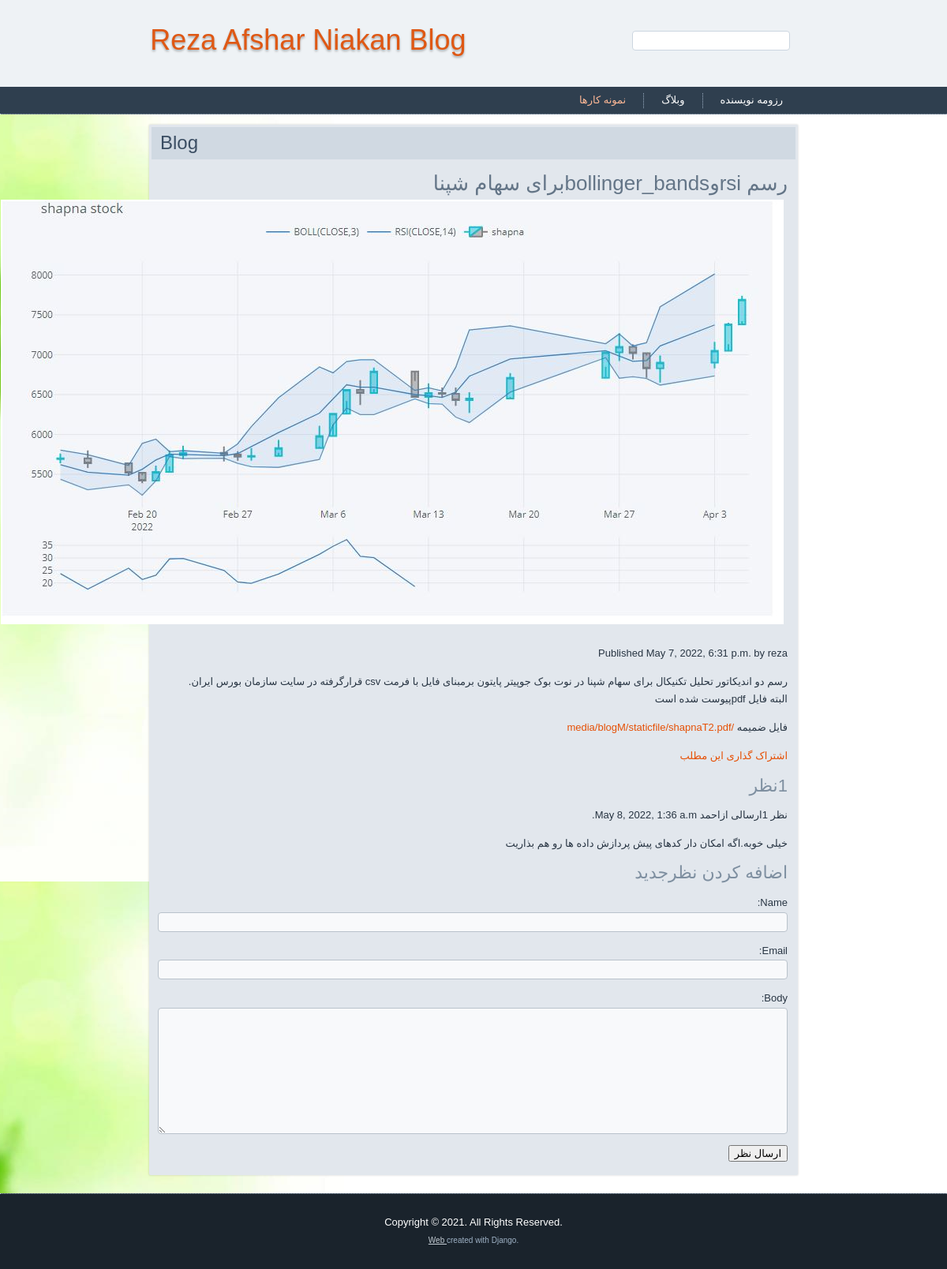
/2022/5/7/rsi-obollinger_bandsbr-shapna/, run on the app's committed database.
### blogM/models.py (models this page shows, shortened)
class Post(models.Model):
    STATUS_CHOICES = (
        ('draft', 'Draft'),
        ('published', 'Published'),)
    title = models.CharField(max_length=250)
    slug = models.SlugField(max_length=250,
    unique_for_date='publish')
    author = models.ForeignKey(User,
    on_delete=models.CASCADE,
    related_name='blog_posts')
    body = models.TextField()
    image = models.ImageField(upload_to='blogM/images/')
    file=models.FileField(upload_to ='blogM/staticfile/',blank=True)
    publish = models.DateTimeField(default=timezone.now)
    created = models.DateTimeField(auto_now_add=True)
    updated = models.DateTimeField(auto_now=True)
    status = models.CharField(max_length=10,
    choices=STATUS_CHOICES,default='draft')
    class Meta:
        ordering = ('-publish',)
    objects = models.Manager()
    published = PublishedManager()

class Comment(models.Model):
    post = models.ForeignKey(Post,on_delete=models.CASCADE,related_name='comments')
    name = models.CharField(max_length=80)
    email = models.EmailField()
    body = models.TextField()
    created = models.DateTimeField(auto_now_add=True)
    updated = models.DateTimeField(auto_now=True)
    active = models.BooleanField(default=False)
    class Meta:
        ordering = ('created',)

### blogM/views.py (the view)
# urls.py: path('<int:year>/<int:month>/<int:day>/<slug:post>/',views.post_detail,name='post_detail'),
def post_detail(request, year, month, day, post):
    post = get_object_or_404(Post, slug=post,status='published', publish__year= year, publish__month= month, publish__day= day)
    comments = post.comments.filter(active=True)
    new_comment = None
    if request.method == 'POST':
        comment_form = CommentForm(data=request.POST)
        if comment_form.is_valid():
            new_comment = comment_form.save(commit=False)
            new_comment.post = post
            new_comment.save()
    else:
        comment_form = CommentForm()
    return render(request,'blog/post/detail.html',{'post': post,'comments': comments,'new_comment': new_comment,'comment_form': comment_form})

### blogM/forms.py
class CommentForm(forms.ModelForm):
    class Meta:
        model = Comment
        fields = ('name', 'email', 'body')

### blogM/templates/blog/post/detail.html (shortened to what this page needs)
{% extends "blog/base.html" %}
{% block content %}
<h1>{{ post.title }}</h1>
{% if post.image.url  %}
<img src="{{ post.image.url }}" >
{% endif %}
<p class="date">
Published {{ post.publish }} by {{ post.author }}
</p>
{{ post.body|linebreaks }}
<p>
{% if post.file  %}
<p>
فایل ضمیمه
        <a href="{{ post.file.url }}">{{ post.file.url }}</a>
</p>
{% endif %}
<a href="{% url "blogm:post_share" post.id %}">
اشتراک گذاری این مطلب
</a>
</p>
{% with comments.count as total_comments %}
<h2>
{{ total_comments }}نظر
</h2>
{% endwith %}
{% for comment in comments %}
<div class="comment">
<p class="info">
نظر {{ forloop.counter }}ارسالی از{{ comment.name }}
{{ comment.created }}
</p>
{{ comment.body|linebreaks }}
</div>
{% empty %}
<p>هنوزنظری نداده اید</p>
{% endfor %}
{% if new_comment %}
<h2>پیام شما ارسال شد بعد از تایید منتشر می شود</h2>
{% else %}
<h2>اضافه کردن نظرجدید</h2>
<form method="post">
{{ comment_form.as_p }}
<p><input type="submit" value="ارسال نظر"></p>
</form>
{% endif %}
{% endblock %}

### portfolio/static/style.css (style rules this page uses)
h1, h2, h3, h4, h5, h6, p, a, ul, ol, li { margin: 0; padding: 0; }
.art-postcontent, .art-postcontent li, .art-postcontent table, .art-postcontent a, .art-postcontent a:link, .art-postcontent a:visited, .art-postcontent a.visited, .art-postcontent a:hover, .art-postcontent a.hovered { font-family: Arial, 'Arial Unicode MS', Helvetica, Sans-Serif; line-height: 175%; }
.art-postcontent p { margin: 13px 0; }
.art-postcontent h1, .art-postcontent h1 a, .art-postcontent h1 a:link, .art-postcontent h1 a:visited, .art-postcontent h1 a:hover, .art-postcontent h2, .art-postcontent h2 a, .art-postcontent h2 a:link, .art-postcontent h2 a:visited, .art-postcontent h2 a:hover, .art-postcontent h3, .art-postcontent h3 a, .art-postcontent h3 a:link, .art-postcontent h3 a:visited, .art-postcontent h3 a:hover, .art-postcontent h4, .art-postcontent h4 a, .art-postcontent h4 a:link, .art-postcontent h4 a:visited, .art-postcontent h4 a:hover, .art-postcontent h5, .art-postcontent h5 a, .art-postcontent h5 a:link, .art-postcontent h5 a:visited, .art-postcontent h5 a:hover, .art-postcontent h6, .art-postcontent h6 a, .art-postcontent h6 a:link, .art-postcontent h6 a:visited, .art-postcontent h6 a:hover, .art-blockheader .t, .art-blockheader .t a, .art-blockheader .t a:link, .art-blockheader .t a:visited, .art-blockheader .t a:hover, .art-vmenublockheader .t, .art-vmenublockheader .t a, .art-vmenublockheader .t a:link, .art-vmenublockheader .t a:visited, .art-vmenublockheader .t a:hover, .art-headline, .art-headline a, .art-headline a:link, .art-headline a:visited, .art-headline a:hover, .art-slogan, .art-slogan a, .art-slogan a:link, .art-slogan a:visited, .art-slogan a:hover, .art-postheader, .art-postheader a, .art-postheader a:link, .art-postheader a:visited, .art-postheader a:hover { font-size: 22px; font-family: Arial, 'Arial Unicode MS', Helvetica, Sans-Serif; font-weight: normal; font-style: normal; line-height: 120%; }
.art-postcontent a, .art-postcontent a:link { font-family: Arial, 'Arial Unicode MS', Helvetica, Sans-Serif; text-decoration: none; color: #E65005; }
.art-postcontent h1 { color: #647587; margin: 10px 0 0; font-size: 26px; font-family: Arial, 'Arial Unicode MS', Helvetica, Sans-Serif; }
.art-postcontent h2 { color: #7E8FA0; margin: 10px 0 0; font-size: 22px; font-family: Arial, 'Arial Unicode MS', Helvetica, Sans-Serif; }
html, body { height: 100%; }
html { -ms-text-size-adjust: 100%; -webkit-text-size-adjust: 100%; }
body { padding: 0; margin:0; min-width: 700px; color: #283543; }
form { padding: 0 !important; margin: 0 !important; }
input, select, textarea, a.art-search-button span { vertical-align: middle; font-size: 13px; font-family: Arial, 'Arial Unicode MS', Helvetica, Sans-Serif; font-weight: normal; font-style: normal; }
input[type="text"], input[type="password"], input[type="email"], input[type="url"], input[type="color"], input[type="date"], input[type="datetime"], input[type="datetime-local"], input[type="month"], input[type="number"], input[type="range"], input[type="tel"], input[type="time"], input[type="week"], textarea { background: #F8F9FB; -webkit-border-radius:4px; -moz-border-radius:4px; border-radius:4px; border:1px solid #B9C2CB; margin:0 auto; }
input[type="text"], input[type="password"], input[type="email"], input[type="url"], input[type="color"], input[type="date"], input[type="datetime"], input[type="datetime-local"], input[type="month"], input[type="number"], input[type="range"], input[type="tel"], input[type="time"], input[type="week"], textarea { width: 100%; padding: 4px 0; color: #3D5166 !important; font-size: 13px; font-family: Arial, 'Arial Unicode MS', Helvetica, Sans-Serif; font-weight: normal; font-style: normal; text-shadow: none; }
.art-article img, img.art-article, .art-block img, .art-footer img { margin: 5px 5px 5px 5px; }

### data on the page
Post: title "رسم rsiوbollinger_bandsبرای سهام شپنا", image (picture), publish "May 7, 2022, 6:31 p.m.", author "reza", body "رسم دو اندیکاتور تحلیل تکنیکال برای سهام شپنا در نوت بوک جوپیتر پایتون برمبنای فایل با فرمت csv قرارگرفته در سایت سازمان بورس ایران. البته فایل pdfپیوست شده است", file "/media/blogM/staticfile/shapnaT2.pdf"
Comment: name "احمد", created "May 8, 2022, 1:36 a.m.", body "خیلی خوبه.اگه امکان دار کدهای پیش پردازش داده ها رو هم بذاریت"

### other printed values
{{ total_comments }} "1"
